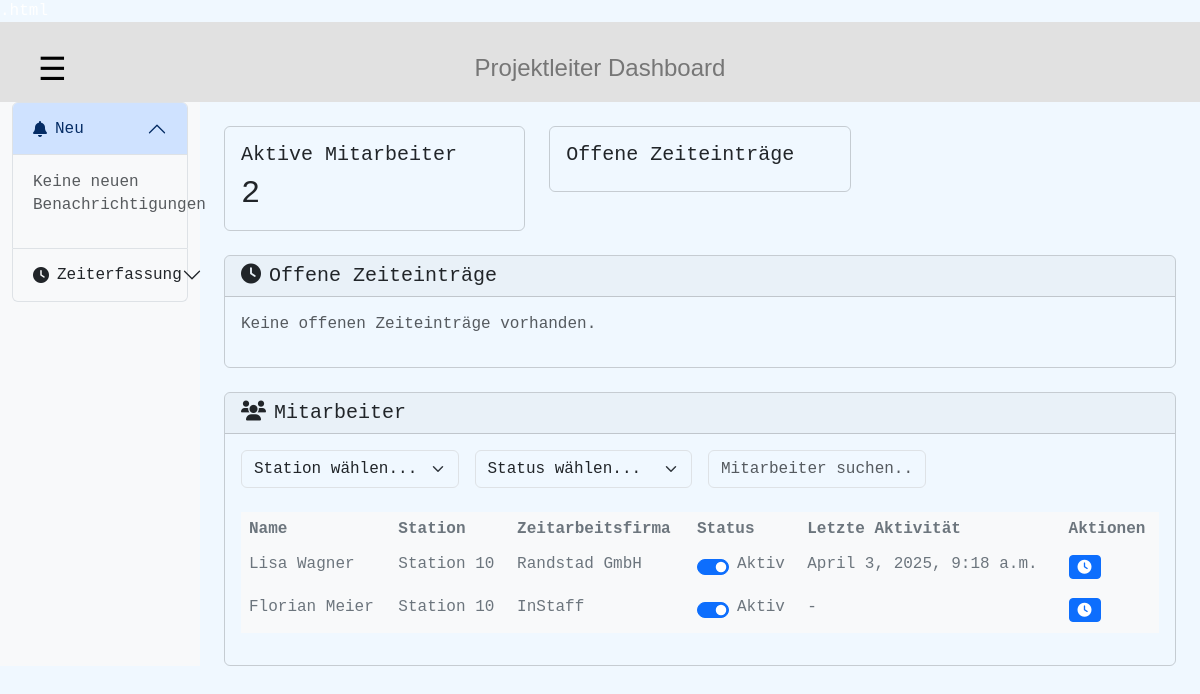
The app's page /project-manager/dashboard/ (signed in), older data.
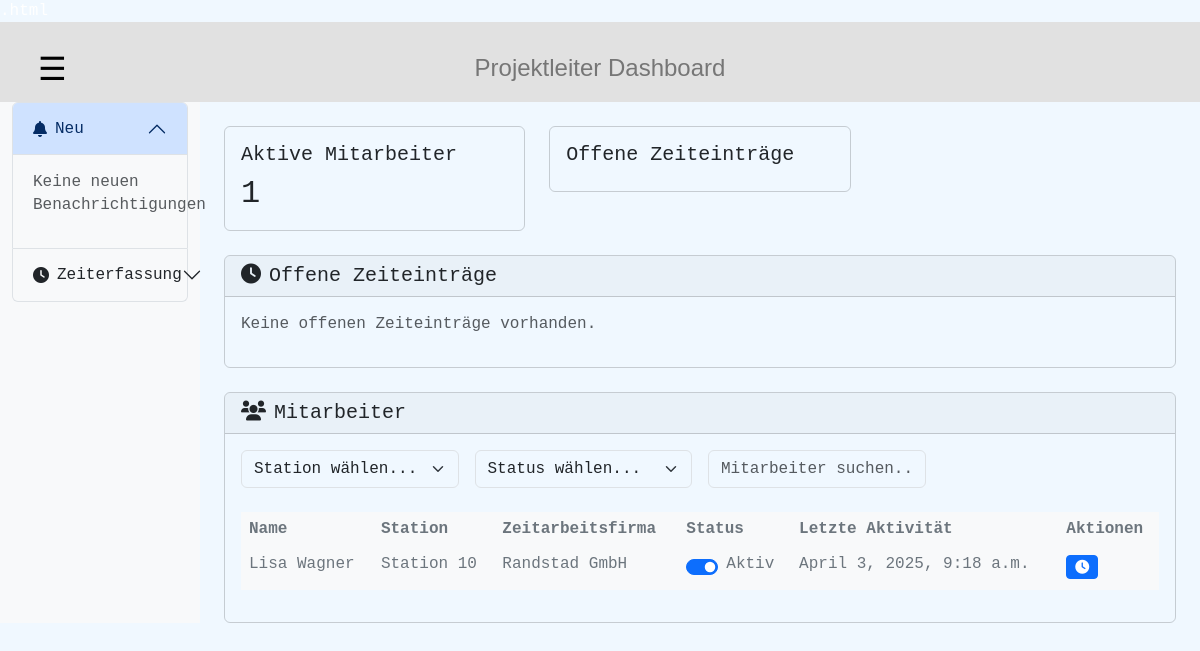
The same page, newer data.
### time_tracking/models.py (models this page shows, shortened)
class CustomUser(AbstractUser):
    USER_TYPES = (
        ('ADMIN', 'Administrator'),
        ('PROJECT_MANAGER', 'Projektleiter'),
        ('TEMP_WORKER', 'Zeitarbeitskraft'),
    )
    user_type = models.CharField(max_length=20, choices=USER_TYPES)
    station = models.ForeignKey(Station, on_delete=models.SET_NULL, null=True, blank=True)
    zeitarbeitsfirma = models.ForeignKey(Zeitarbeitsfirma, on_delete=models.SET_NULL, null=True, blank=True)
    project_manager = models.ForeignKey('self', on_delete=models.SET_NULL, null=True, blank=True,
                                        limit_choices_to={'user_type': 'PROJECT_MANAGER'})

class Station(models.Model):
    name = models.CharField(max_length=255)
    location = models.CharField(max_length=255)

class Zeitarbeitsfirma(models.Model):
    name = models.CharField(max_length=255)
    address = models.CharField(max_length=255)
    contact_person = models.CharField(max_length=255)

### time_tracking/views.py (the view)
class ProjectManagerDashboard(UserPassesTestMixin, ListView):
    model = TimeEntry
    template_name = 'time_tracking/admin/project_manager_dashboard.html'
    context_object_name = 'time_entries'
    paginate_by = 10
    ordering = ['-timestamp']
    def test_func(self):
        return is_project_manager(self.request.user)
    def get_queryset(self):
        return TimeEntry.objects.filter(
            user__project_manager=self.request.user
        ).select_related('user')
    def get_context_data(self, **kwargs):
        context = super().get_context_data(**kwargs)
        context['workers'] = CustomUser.objects.filter(
            project_manager=self.request.user,
            user_type='TEMP_WORKER'
        )
        context['active_workers_count'] = context['workers'].filter(is_active=True).count()
        context['pending_entries'] = TimeEntry.objects.filter(
            user__project_manager=self.request.user,
            approval_status='PENDING'  # Changed from status to approval_status
        ).select_related('user').order_by('-timestamp')
        context['notifications'] = Notification.objects.filter(
            user=self.request.user,
            read=False
        ).order_by('-created_at')
        return context

### time_tracking/views.py (called while the page is built)
def is_project_manager(user):
    return user.user_type == 'PROJECT_MANAGER'

### time_tracking/templates/time_tracking/admin/project_manager_dashboard.html (shortened to what the changed rows need)
{% extends "time_tracking/base/project_manager_base.html" %}
{% load static %}
{% block content %}
<div class="container-fluid" style="background-color: aliceblue;">
    <div class="row">
        <div class="col-md-3 col-lg-2 d-md-block bg-light sidebar">
            <div class="accordion" id="pmAccordion">
                <div class="accordion-item">
                    <h2 class="accordion-header">
                        <button class="accordion-button" type="button" data-bs-toggle="collapse" data-bs-target="#notificationsCollapse">
                            <i class="fas fa-bell me-2"></i>Neu
                        </button>
                    </h2>
                </div>
                <div class="accordion-item">
                    <h2 class="accordion-header">
                        <button class="accordion-button collapsed" type="button" data-bs-toggle="collapse" data-bs-target="#timetrackingCollapse">
                            <i class="fas fa-clock me-2"></i>Zeiterfassung
                        </button>
                    </h2>
                </div>
            </div>
        </div>
        <div class="col-md-9 col-lg-10 ms-sm-auto px-md-4">
            <div class="row mt-4">
                <div class="col-md-4">
                    <div class="card">
                        <div class="card-body">
                            <h5 class="card-title">Aktive Mitarbeiter</h5>
                            <p class="card-text h2" id="activeWorkersCount">{{ active_workers_count }}</p>
                        </div>
                    </div>
                </div>
            </div>
                            {% regroup pending_entries by user as user_entries %}
            <div class="row mt-4" id="workers">
                <div class="col-12">
                    <div class="card">
                        <div class="card-body">
                            <div class="table-responsive">
                                <table class="table table-hover">
                                    <thead>
                                        <tr>
                                            <th>Name</th>
                                            <th>Station</th>
                                            <th>Zeitarbeitsfirma</th>
                                            <th>Status</th>
                                            <th>Letzte Aktivität</th>
                                            <th>Aktionen</th>
                                        </tr>
                                    </thead>
                                    <tbody>
                                        {% for worker in workers %}
                                        <tr class="worker-row" data-worker-id="{{ worker.id }}">
                                            <td>{{ worker.get_full_name }}</td>
                                            <td>{{ worker.station.name }}</td>
                                            <td>{{ worker.zeitarbeitsfirma.name }}</td>
                                            <td>
                                                <div class="form-check form-switch">
                                                    <input class="form-check-input worker-status"
                                                           type="checkbox"
                                                           data-worker-id="{{ worker.id }}"
                                                           {% if worker.is_active %}checked{% endif %}>
                                                    <label class="form-check-label">
                                                        {% if worker.is_active %}Aktiv{% else %}Inaktiv{% endif %}
                                                    </label>
                                                </div>
                                            </td>
                                            <td>{{ worker.last_login|default:"-" }}</td>
                                            <td>
                                                <button class="btn btn-sm btn-primary view-times"
                                                        data-worker-id="{{ worker.id }}">
                                                    <i class="fas fa-clock"></i>
                                                </button>
                                            </td>
                                        </tr>
                                        {% endfor %}
                                    </tbody>
                                </table>
                            </div>
                        </div>
                    </div>
                </div>
            </div>
        </div>
    </div>
</div>
{% endblock %}

Row changes from the older to the newer data that the page shows:
removed CustomUser: get_full_name "Florian Meier", station.name "Station 10", zeitarbeitsfirma.name "InStaff", is_active "☑", shows "Aktiv", last_login "-"
Text that changed along with them:
{{ active_workers_count }}: "2" → "1"
